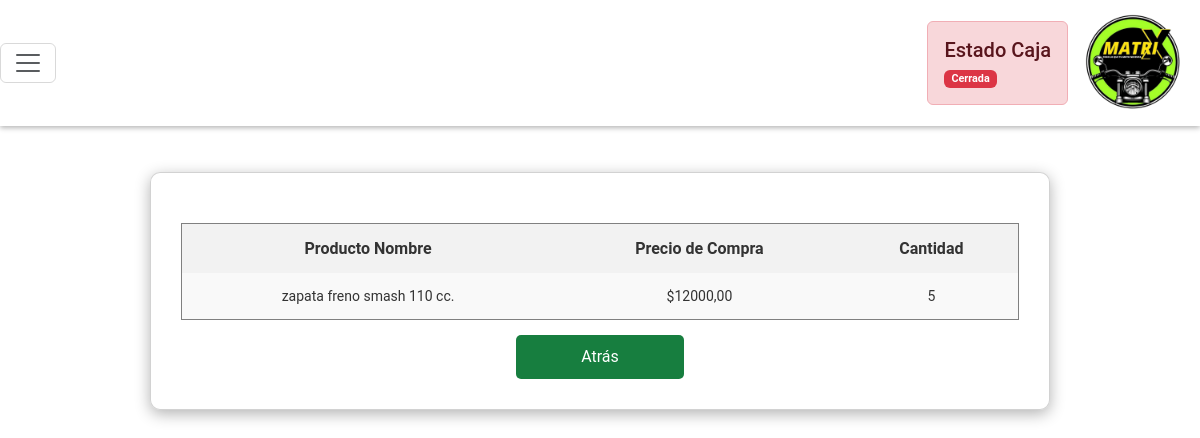
Screenshot of /ver_detalle_compra/38/ with the database file from the repository.
### Compras/models.py (models this page shows)
class Compra_intermedio(models.Model):
    compra = models.ForeignKey(Compra, on_delete=models.CASCADE)
    producto = models.ForeignKey(Producto, on_delete=models.CASCADE)
    precio_de_compra = models.DecimalField(default=0, max_digits=10, decimal_places=2)
    cantidad = models.IntegerField(default=0)
    subtotal = models.DecimalField(default=0, max_digits=10, decimal_places=2)

### Productos/models.py (models this page shows, shortened)
class Producto(models.Model):
    nombre=models.CharField(max_length=100, blank=False, null=False)
    precio=models.DecimalField(max_digits=10, decimal_places=2,blank=False, null=False,validators=[MinValueValidator(0)])
    existencias=models.PositiveIntegerField(default=0, blank=False,null=False)
    stock_maximo=models.PositiveIntegerField(default=0, blank=True,null=True,validators=[MinValueValidator(0)])
    stock_minimo=models.PositiveIntegerField(default=0, blank=True,null=True,validators=[MinValueValidator(0)])
    proveedores=models.ManyToManyField(Proveedor, through='Producto_Intermedia')

### Matrix/views.py (the view)
# urls.py: path('ver_detalle_compra/<int:id_compras>/',views.ver_detalle_compra, name='ver_detalle_compra'),
def ver_detalle_compra(request, id_compras):
    compra=Compra.objects.get(id=id_compras)
    producto_comprados=compra.compra_intermedio_set.all()
    return render(request,'ver_detalle_compra.html', {'productos_comprados':producto_comprados})

### templates/ver_detalle_compra.html (shortened to what this page needs)
{% extends 'menu.html' %}
{% load static %}
{% block extra_css %}
    <link rel="stylesheet" href="{% static 'css/detalleCpra.css' %}">
{% endblock %}
{% block content %}
    <div class="contenedor card">
        <table border="1">
            <tr>
                <th>Producto Nombre</th>
                <th>Precio de Compra</th>
                <th>Cantidad</th>
            </tr>
            <tbody>
                {% for item in productos_comprados %}
                    <tr>
                        <td>{{item.producto.nombre}}</td>
                        <td>${{item.precio_de_compra}}</td>
                        <td>{{item.cantidad}}</td>
                    </tr>
                {% endfor %}
            </tbody>
        </table>
        <input type="button" onclick="window.location.href='{% url 'historial_compras' %}'" value="Atrás">
    </div>
{% endblock %}

### static/css/menu.css (style rules this page uses)
body { font-family: 'Roboto',sans-serif; }

### static/css/detalleCpra.css (style rules this page uses)
.contenedor { display: flex; justify-content: center; align-items: center; width: 100%; max-width: 900px; margin: 30px auto; }
body { background-color: white; }
input[type="button"], input[type="submit"] { background-color: rgb(23, 126, 63); color: white; border: none; border-radius: 5px; cursor: pointer; padding: 10px; font-size: 16px; margin-top: 15px; width: 20%; transition: background-color 0.3s; }
.card { background-color: rgba(255, 255, 255, 0.7); border-radius: 10px; box-shadow: 0 4px 15px rgba(0, 0, 0, 0.3); padding: 30px; width: 90%; display: flex; flex-direction: column; transition: transform 0.3s; }
table { width: 100%; border-collapse: collapse; margin-top: 20px; }
th, td { padding: 15px; text-align: center; }
th { background-color: #f2f2f2; font-weight: bold; color: #333; }
tr { background-color: #f9f9f9; }
td { font-size: 14px; color: #333; }
th { font-size: 16px; }

### rows the page displays
Compra_intermedio: producto.nombre "zapata freno smash 110 cc.", precio_de_compra "12000,00", cantidad "5"
